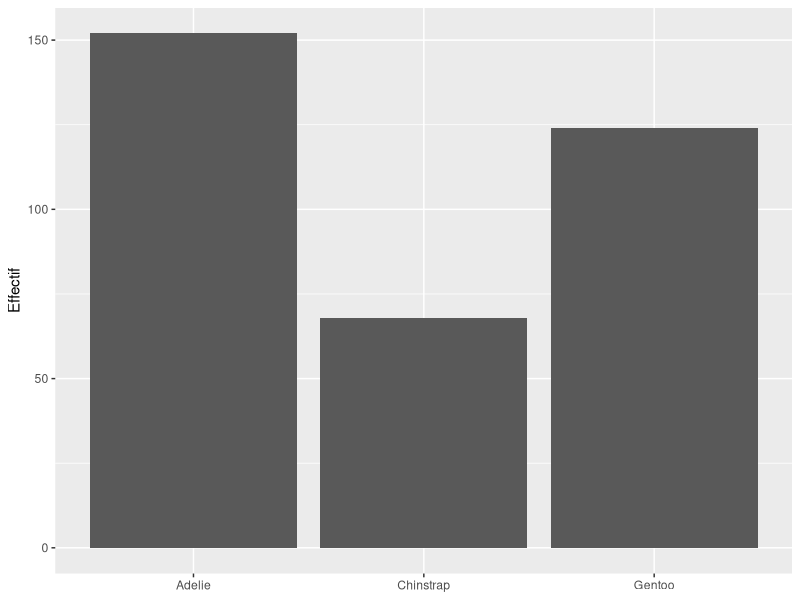
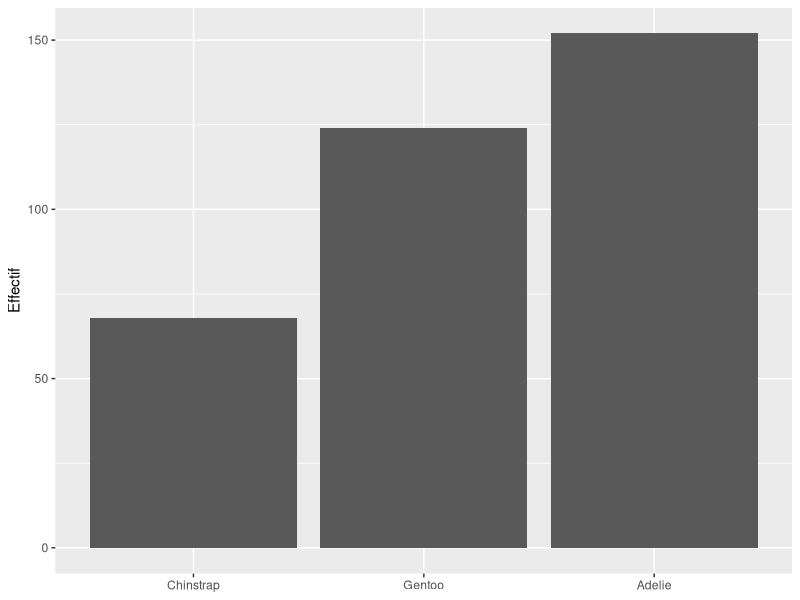
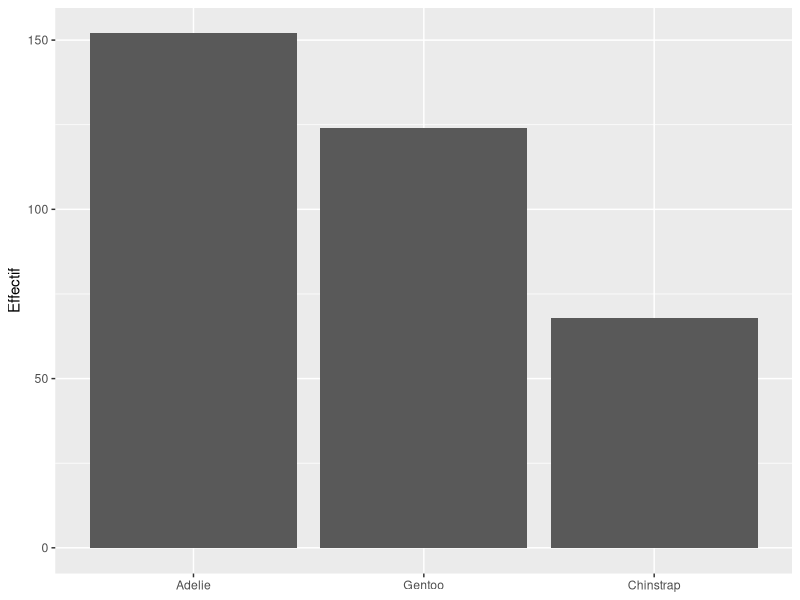
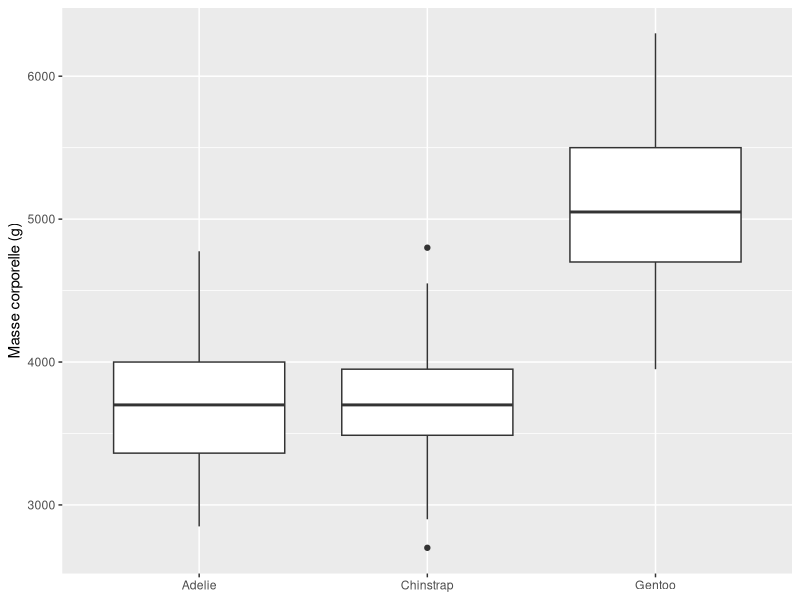
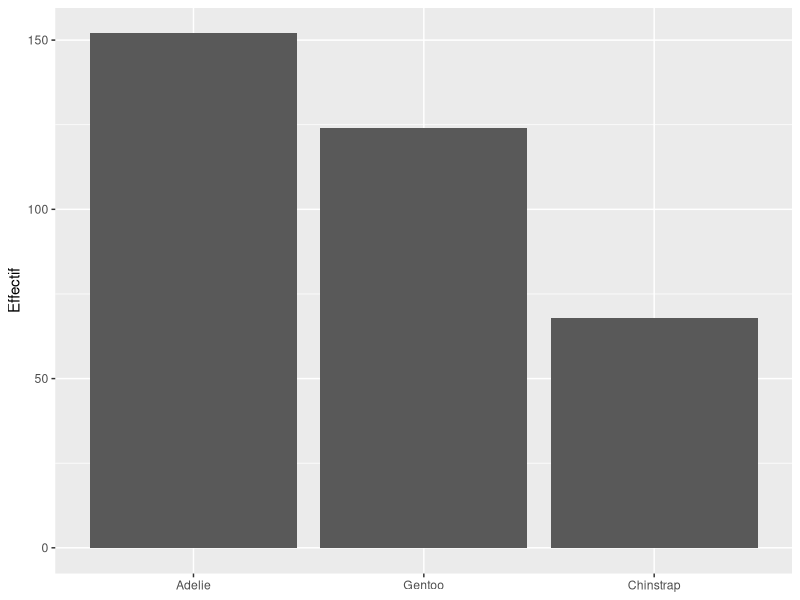
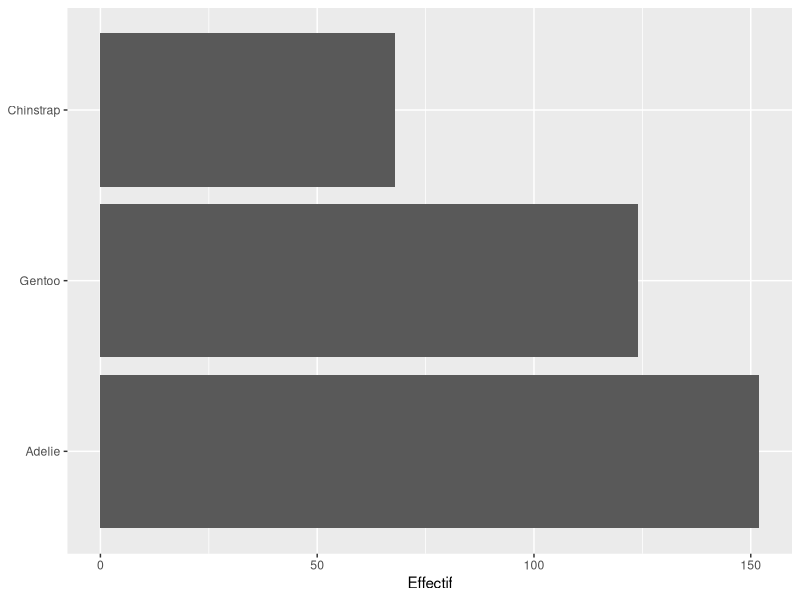
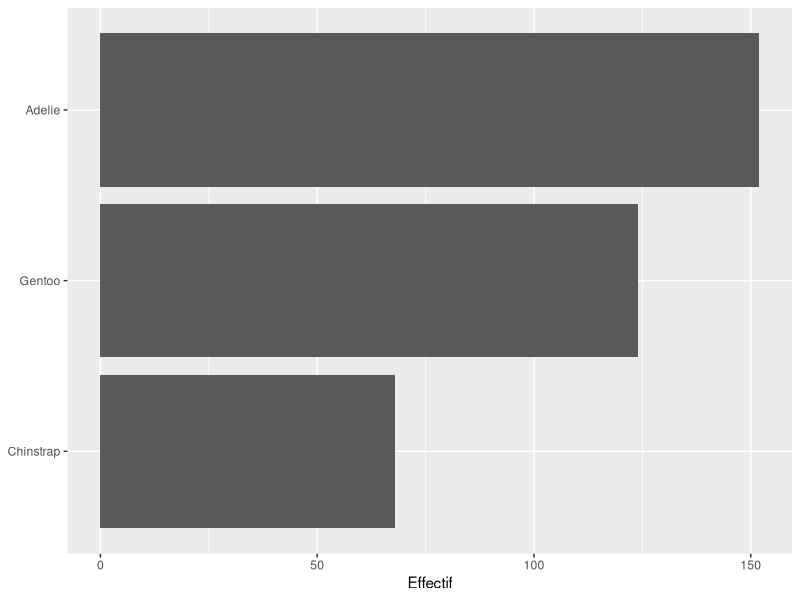

Recreate these plots in R, in order.
# labo-07-forcats.R
# Série : R Méconnu #7
# forcats::fct_reorder() : des graphiques ordonnés sans galère

# ============================================================
# Ce script contient tout le code présenté dans la vidéo.
# Chaque section correspond à une partie de la vidéo.
# ============================================================


# Chargement des packages ----

library(tidyverse)
library(palmerpenguins)


# Partie 1 : Le problème — ordre alphabétique par défaut ----
# Par défaut, R ordonne les facteurs alphabétiquement.
# L'axe X est en ordre alphabétique : Adelie, Chinstrap, Gentoo.
# Ce n'est presque jamais l'ordre souhaité.

# Comptage par espèce
comptage <- penguins |>
  count(species) |>
  drop_na()

comptage

# Barplot naïf — ordre alphabétique sur l'axe X
ggplot(comptage, aes(x = species, y = n)) +
  geom_col(position = "dodge") +
  labs(x = NULL, y = "Effectif")


# Partie 2a : fct_reorder() — trier par valeur ----
# fct_reorder(species, n) réordonne les niveaux du facteur species
# selon les valeurs de n. Par défaut : croissant.

# Trier les espèces par effectif total
comptage_total <- penguins |> count(species)

ggplot(comptage_total, aes(x = fct_reorder(species, n), y = n)) +
  geom_col() +
  labs(x = NULL, y = "Effectif") 


# Partie 2b : fct_reorder() — ordre décroissant ----
# .desc = TRUE inverse le tri : la plus grande valeur en premier.

ggplot(comptage_total, aes(x = fct_reorder(species, n, .desc = TRUE), y = n)) +
  geom_col() +
  labs(x = NULL, y = "Effectif")


# Partie 2c : fct_reorder() — avec une fonction d'agrégation ----
# .fun = mean applique la moyenne de body_mass_g pour chaque espèce,
# puis ordonne les espèces selon ce résultat.
# On peut passer median, max, min, ou n'importe quelle fonction.

ggplot(penguins |> drop_na(),
       aes(x = fct_reorder(species, body_mass_g, .fun = mean), y = body_mass_g)) +
  geom_boxplot() +
  labs(x = NULL, y = "Masse corporelle (g)")


# Partie 3a : fct_infreq() — trier par fréquence ----
# [3:00 – 4:45]
# fct_infreq() ordonne selon le nombre d'occurrences dans les données.
# Pas besoin de calculer le comptage soi-même.

ggplot(penguins, aes(x = fct_infreq(species))) +
  geom_bar() +
  labs(x = NULL, y = "Effectif")


# Partie 3b : fct_rev() — inverser l'ordre ----
# Utile avec coord_flip() pour que le plus fréquent soit en haut.
ggplot(penguins, aes(x = fct_infreq(species))) +
  geom_bar() +
  coord_flip() +
  labs(x = NULL, y = "Effectif")

ggplot(penguins, aes(x = fct_rev(fct_infreq(species)))) +
  geom_bar() +
  coord_flip() +
  labs(x = NULL, y = "Effectif")


# Partie 3c : fct_lump_n() — regrouper les petites catégories ----
# Garder les n catégories les plus fréquentes, regrouper le reste dans "Other".
# other_level = "Autre" permet de changer le label du groupe résiduel.

penguins |>
  mutate(espece_top = fct_lump_n(species, n = 2)) |>
  count(espece_top)


# Partie 3d : fct_relevel() — ordre manuel ----
# Utile quand on veut contrôler la catégorie de référence dans une régression.
# Le premier niveau du facteur est la référence dans lm(), glm(), etc.

penguins |>
  mutate(species = fct_relevel(species, "Gentoo"))
